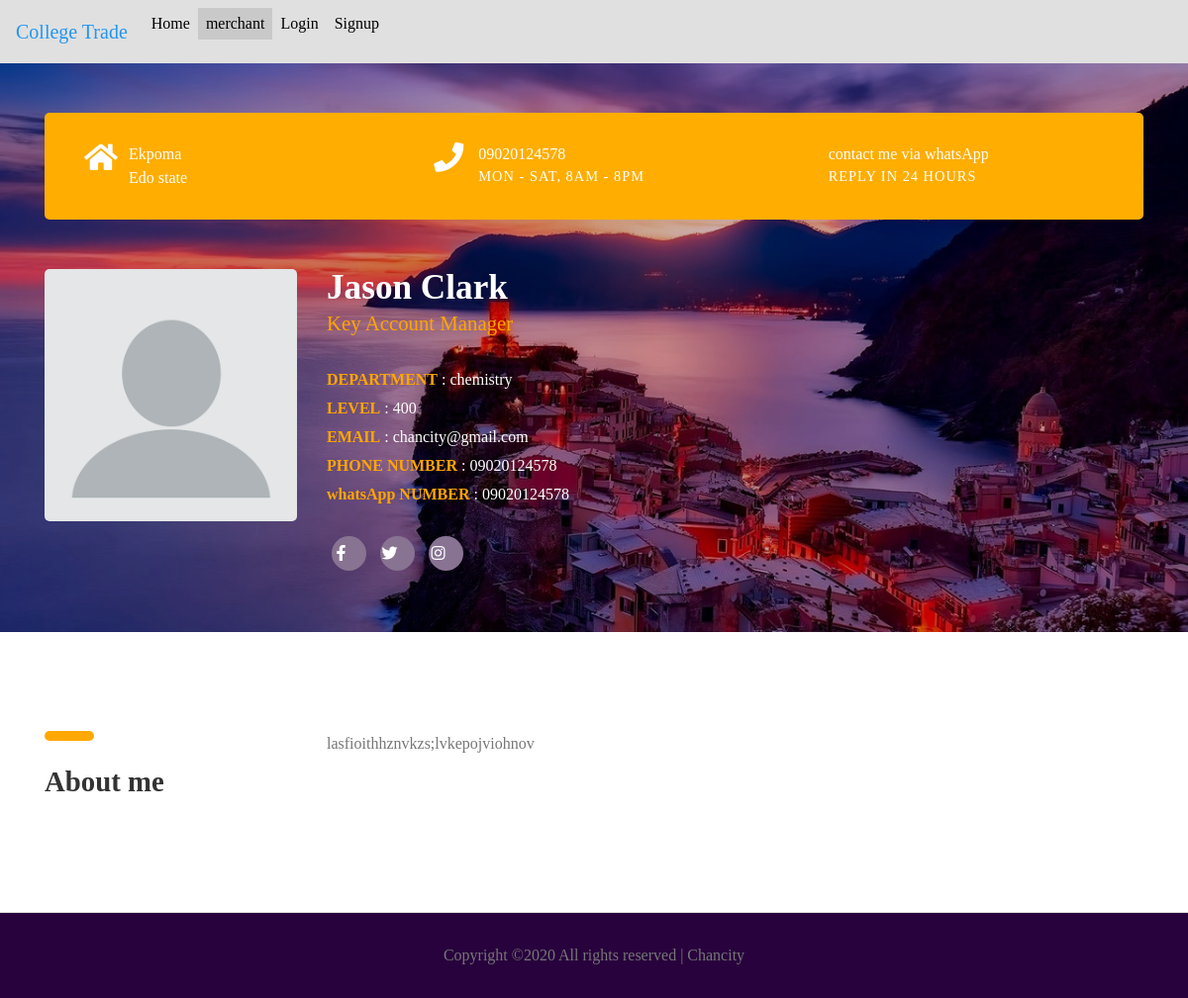
The page /contact_merchant/14/ on the database its author committed.
### core/models.py (models this page shows, shortened)
class Item(models.Model):
    title = models.CharField(max_length=100)
    price = models.FloatField()
    discount_price = models.FloatField(blank=True, null=True)
    category = models.ForeignKey(Category, on_delete=models.CASCADE)
    description = models.TextField()
    image = models.ImageField(upload_to = 'photos/', blank=True)
    owner = models.ForeignKey(User, on_delete=models.CASCADE)
    date_added = models.DateTimeField(auto_now_add=True)
    bought = models.BooleanField(default=False)

### users/models.py (models this page shows, shortened)
class Profile(models.Model):
    user = models.OneToOneField(User, on_delete=models.CASCADE)
    department = models.CharField(max_length=50)
    level = models.CharField(max_length=10)
    email = models.EmailField(default='user@gmail.com')
    phone_no = models.CharField(max_length=11, null = True)
    whatsapp_no = models.CharField(max_length=11,null = True)
    facebook_link = models.URLField(null = True)
    intagram_link = models.URLField(null = True)
    twitter_link = models.URLField(null = True)
    bio = models.TextField()
    profile_picture = models.ImageField(upload_to='profile/', null=True, blank = True)

### core/views.py (the view)
# urls.py: path('contact_merchant/<slug>/', contact_merchant, name = 'contact_merchant'),
def contact_merchant(request, slug):
    item = Item.objects.get(id = slug)
    context = {
        'item': item
    }
    return render(request, "core/contact_merchant.html", context)

### core/templates/core/contact_merchant.html (shortened to what this page needs)
{% load static %}
<!DOCTYPE html>
<html lang="en" dir="ltr">
  <head>
    <link rel="stylesheet" href="https://use.fontawesome.com/releases/v5.8.1/css/all.css">
    <link href="{% static 'css/bootstrap.min.css' %}" rel="stylesheet">
    <link href="{% static 'css/mdb.min.css' %}" rel="stylesheet">
    <link href="{% static 'css/style.min.css' %}" rel="stylesheet">
    <link href="{% static 'css/responsive.css' %}" rel="stylesheet">
    <link href="{% static 'css/styles.css' %}" rel="stylesheet">
  </head>
  <body>
    <nav class="navbar navbar-expand-lg navbar-light bg-light">
      <a class="navbar-brand waves-effect" href="{% url 'core:home' %}">
        <strong class="blue-text">College Trade</strong>
      </a>
      <div class="collapse navbar-collapse" id="navbarText">
        <ul class ="navbar-nav mr-auto">
          <li class="nav-item">
            <a class="nav-link" href="/">Home</a>
          </li>
          <li class="nav-item active">
            <a class="nav-link" href="#"> merchant <span class="sr-only">(current)</span></a>
          </li>
          <br>
          <br>
        {% if user.is_authenticated %}
          <li class="nav-item">
            <a class="nav-link" href="{% url 'account_logout' %}">Log out</a>
          </li>
          <li class="nav-item">
            <a class="nav-link" href="{% url 'users:profile' %}">My Profile</a>
          </li>
          {% else %}
          <li class="nav-item">
            <a class="nav-link waves-effect" href="{% url 'account_login' %}">Login</a>
          </li>
          <li class="nav-item">
            <a class="nav-link waves-effect" href="{% url 'account_signup' %}">Signup</a>
          </li>
          {% endif %}
        </ul>
      </div>
    </nav>
    <section class="intro-section">
  		<div class="container">
  			<div class="heading-wrapper">
  				<div class="row">
  					<div class="col-sm-6 col-md-6 col-lg-4">
  						<div class="info">
                <i class="fa fa-home" aria-hidden="true"></i>
  							<div class="right-area">
  								<h5>Ekpoma</h5>
  								<h5>Edo state</h5>
  							</div>
  						</div>
  					</div>
  					<div class="col-sm-6 col-md-6 col-lg-4">
  						<div class="info">
                <i class="fa fa-phone" aria-hidden="true"></i>
  							<div class="right-area">
  								<h5>{{ item.owner.profile.phone_no }}</h5>
  								<h6>MON - SAT, 8AM - 8PM</h6>
  							</div>
  						</div>
  					</div>
  					<div class="col-sm-6 col-md-6 col-lg-4">
  						<div class="info">
  							<div class="right-area">
  								<h5>contact me via whatsApp</h5>
  								<h6>REPLY IN 24 HOURS</h6>
  							</div>
  						</div>
  					</div>
  				</div>
  			</div>
  			<div class="intro">
  				<div class="row">
        {% if item.owner.profile.profile_picture %}
  					<div class="col-sm-8 col-md-4 col-lg-3">
  						<div class="profile-img margin-b-30"><img src="{{ item.owner.profile.profile_picture.url }}" alt=""></div>
  					</div>
        {% else %}
        <div class="col-sm-8 col-md-4 col-lg-3">
          <div class="profile-img margin-b-30"><img src="/media/profile/images.png" alt=""></div>
        </div>
        {% endif %}
  					<div class="col-sm-10 col-md-5 col-lg-6">
  							<h2><b>{{ item.owner.first_name }} {{ item.owner.last_name }}</b></h2>
  							<h4 class="font-yellow">Key Account Manager</h4>
  							<ul class="information margin-tb-30">
  								<li><b class="font-yellow">DEPARTMENT</b> : {{ item.owner.profile.department }}</li>
                  <li><b class="font-yellow">LEVEL</b> : {{ item.owner.profile.level }}</li>
  								<li><b class="font-yellow">EMAIL</b> : {{ item.owner.profile.email }}</li>
  								<li><b class="font-yellow">PHONE NUMBER</b> : {{ item.owner.profile.phone_no }}</li>
  								<li><b class="font-yellow">whatsApp NUMBER</b> : {{ item.owner.profile.whatsapp_no }}</li>
  							</ul>
  							<ul class="social-icons">
                  <li><a href="{{ item.owner.profile.facebook_link }}" target="_blank"><i class="fab fa-facebook-f mr-3"></i></a></li>
                  <li><a href="{{ item.owner.profile.twitter_link }}" target="_blank"><i class="fab fa-twitter mr-3"></i></a></li>
                  <li><a href="{{ item.owner.profile.intagram_link }}" target="_blank"><i class="fab fa-instagram mr-3"></i></a></li>
  							</ul>
  					</div>
  				</div>
  			</div>
  		</div>
  	</section>
  	<section class="about-section section">
  		<div class="container">
  			<div class="row">
  				<div class="col-sm-12 col-md-3">
  					<div class="heading">
  						<h3><b>About me</b></h3>
  					</div>
  				</div>
  				<div class="col-sm-12 col-md-9">
  					<p class="margin-b-50">
              {{ item.owner.profile.bio }}
            </p>
  				</div>
  			</div>
  		</div>
  	</section>
  </body>
  <footer>
  <p class="copyright">
Copyright &copy;<script>document.write(new Date().getFullYear());</script> All rights reserved | Chancity
  </p>
</footer>
</html>

### core/templates/core/scripts.html (shortened to what this page needs)
{% load static %}

### static_in_env/css/styles.css (style rules this page uses)
html { font-size: 100%; height: 100%; overflow-x: hidden; margin: 0px; padding: 0px; touch-action: manipulation; }
body { font-size: 16px; font-family: 'Poppins', serif; width: 100%; height: 100%; margin: 0; font-weight: 400; -webkit-font-smoothing: antialiased; -moz-osx-font-smoothing: grayscale; word-wrap: break-word; color: #333; }
h1, h2, h3, h4, h5, h6, p, a, ul, span, li, img, inpot, button { margin: 0; padding: 0; }
h1,h2,h3,h4,h5,h6 { line-height: 1.5; font-weight: inherit; }
h1,h2,h3 { font-family: 'Poppins', cursive; }
p { line-height: 1.6; font-size: 1em; font-weight: 400; color: #777; }
h2 { font-size: 2.2em; line-height: 1.1; }
h3 { font-size: 1.8em; }
h4 { font-size: 1.3em; }
h5 { font-size: 1em; }
h6 { font-size: .9em; letter-spacing: 1px; }
a, button { display: inline-block; text-decoration: none; color: inherit; line-height: 1; -webkit-transition: all .25s ease-in-out; transition: all .25s ease-in-out; }
b { font-weight: 600; }
img { width: 100%; }
li { list-style: none; display: inline-block; }
.section { padding: 100px 0 50px; border-bottom: 1px solid #ddd; }
.section .heading { margin-bottom: 60px; }
.section .heading:before { content:''; height: 10px; width: 50px; border-radius: 5px; margin-bottom: 20px; display: block; background: #FFA804; }
.margin-b-30 { margin-bottom: 30px; }
.margin-b-50 { margin-bottom: 50px; }
.margin-tb-30 { margin-top: 30px; margin-bottom: 30px; }
.font-yellow { color: #FFA600; }
.intro-section { padding: 50px 0; position: relative; background-size: cover; z-index: 1;background-image: url('/media/photos/sample.jpg'); }
.intro-section:before { content:''; z-index: -1; position: absolute; top: 0; bottom: 0; left: 0; right: 0; background: rgba(0,0,0, .2); }
.intro-section .heading-wrapper { border-radius: 5px; padding: 30px 40px 20px; margin-bottom: 50px; background: #FFAD01; color: #fff; }
.intro-section .info { margin-bottom: 10px; }
.intro-section .info .fa { float: left; font-size: 30px; }
.intro-section .info .right-area { margin-left: 45px; }
.intro { color: #fff; }
.intro .profile-img { max-width: 400px; border-radius: 5px; overflow: hidden; }
.intro .information > li { display: block; margin: 5px 0; }
.intro .social-icons > li > a { height: 35px; line-height: 35px; width: 35px; border-radius: 20px; overflow: hidden; z-index: 1; position: relative; margin: 0 5px 5px; text-align: center; background: #887392; color: #fff; }
.intro .social-icons > li > a:after { content: ''; position: absolute; bottom: 0; left: 0; right: 0; top: 0; z-index: -1; border-radius: 20px; background: #FFA804; -webkit-transition: all .2s ease; transition: all .2s ease; -webkit-transform: scale(0); transform: scale(0); }
.copyright { text-align: center; padding: 30px 0; background: #28023D; }

### rows shown on the page
Item: owner.profile.phone_no "09020124578", owner.first_name "Jason", owner.last_name "Clark", owner.profile.department "chemistry", owner.profile.level "400", owner.profile.email "chancity@gmail.com", owner.profile.whatsapp_no "09020124578", owner.profile.bio "lasfioithhznvkzs;lvkepojviohnov"
